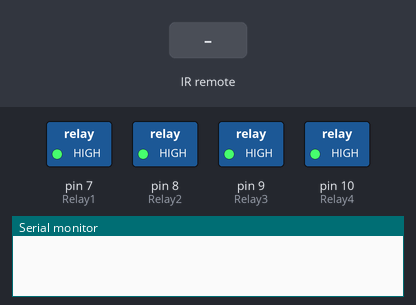
Simulated run of this sketch. Board: Arduino Uno, built with avr-gcc and run on an emulated ATmega328P. On the bench: switched loads named in the sketch (green lamp = pin HIGH), the last lines printed to the serial monitor. Dashed ring = blinking. The inputs (shaded band) are chosen by the test bench.

Above: at 1.2 s.
1.3 s: infrared code 0x14EB58A7 received
At 1.49 s:
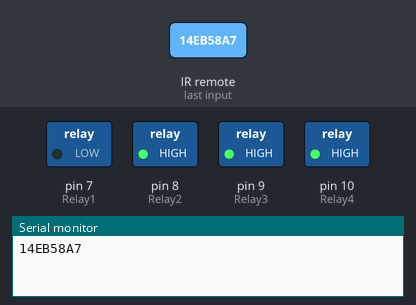
4.3 s: infrared code 0x14EB8877 received
At 4.55 s:
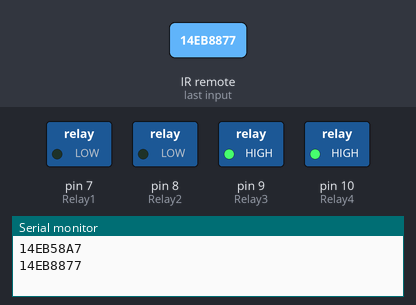
7.3 s: infrared code 0x14EB906F received
At 7.56 s:
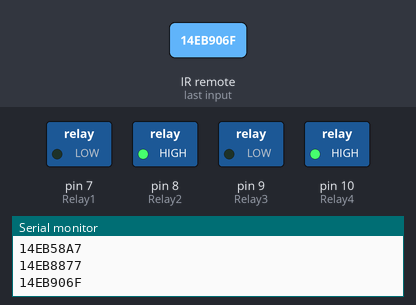
10.3 s: infrared code 0x14EBD827 received
At 10.5 s:
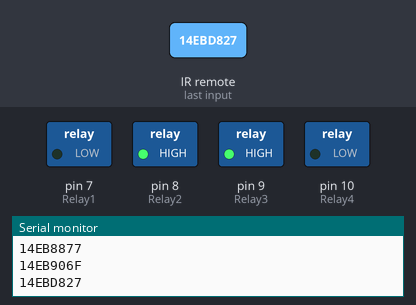
13.3 s: infrared code 0x14EB58A7 received
At 13.51 s:
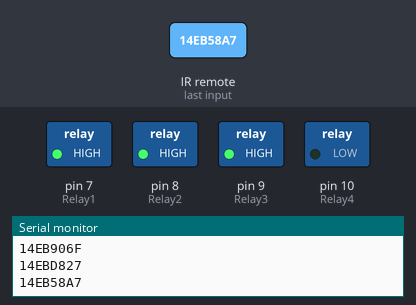
16.3 s: infrared code 0x14EB8877 received
At 16.51 s:
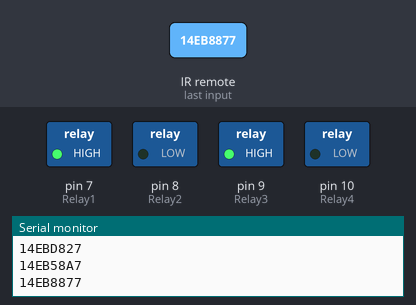
Timing chart, 0 to 20.3 s (numbered marks = the images above; inputs shaded):
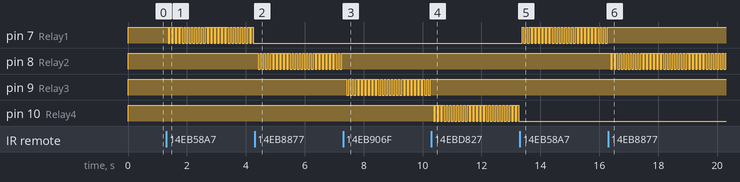

Measured:
- after the input at 1.3 s, pin 7 (Relay1): alternates HIGH for 0.06 s and LOW for 0.06 s, starting after 0.06 s
- after the input at 4.3 s, pin 7 (Relay1): stops changing and stays LOW; pin 8 (Relay2): alternates HIGH for 0.06 s and LOW for 0.06 s, starting after 0.13 s
- after the input at 7.3 s, pin 8 (Relay2): stops changing and stays HIGH; pin 9 (Relay3): alternates HIGH for 0.06 s and LOW for 0.06 s, starting after 0.13 s
- after the input at 10.3 s, pin 9 (Relay3): stops changing and stays HIGH; pin 10 (Relay4): alternates HIGH for 0.06 s and LOW for 0.06 s, starting after 0.08 s
- after the input at 13.3 s, pin 7 (Relay1): alternates HIGH for 0.06 s and LOW for 0.06 s, starting after 0.08 s; pin 10 (Relay4): stops changing and stays LOW
- after the input at 16.3 s, pin 7 (Relay1): stops changing and stays HIGH; pin 8 (Relay2): alternates HIGH for 0.06 s and LOW for 0.06 s, starting after 0.08 s

The sketch:

Remote_version_0.1.ino
```cpp
//This is First Version of the remote.
//In this I am using only simple on and off feature.

#include <IRremote.h>

int IRpin = 11;
IRrecv irrecv(IRpin);
decode_results results;
int Relay1=7;               // Initializing the pins for Relay
int Relay2=8;
int Relay3=9;
int Relay4=10;
int val1=0;                 // Inializing the variable for storing the last status of Relay_pins
int val2=0;
int val3=0;
int val4=0;
int dt=60;

void setup()
{
  Serial.begin(9600);
  irrecv.enableIRIn(); // Start the receiver
  pinMode(Relay1,OUTPUT);
  pinMode(Relay2,OUTPUT);
  pinMode(Relay3,OUTPUT);
  pinMode(Relay4,OUTPUT);
  digitalWrite(Relay1,HIGH);
  digitalWrite(Relay2,HIGH);
  digitalWrite(Relay3,HIGH);
  digitalWrite(Relay4,HIGH);
}
void loop()

{
  if (irrecv.decode(&results))
    {
     Serial.println(results.value, HEX); // Print the Serial 'results.value'
     irrecv.resume();   // Receive the next value
     delay(dt);
    }


    if(results.value==0x14EB58A7)
    {
      val1=digitalRead(Relay1);
      if(val1==0)
      {
        digitalWrite(Relay1,HIGH);
        val1=1;
        delay(dt);
      }
      else
      {
      digitalWrite(Relay1,LOW);
      val1=0;
      delay(dt);
      }
    }


     if(results.value==0x14EB8877)
    {
      val1=digitalRead(Relay2);
      if(val2==0)
      {
        digitalWrite(Relay2,HIGH);
        val2=1;
        delay(dt);
      }
       else
      {
      digitalWrite(Relay2,LOW);
      val2=0;
      delay(dt);
      }
    }


     if(results.value==0x14EB906F)
    {
      val1=digitalRead(Relay3);
      if(val3==0)
      {
        digitalWrite(Relay3,HIGH);
        val3=1;
        delay(dt);
      }
       else
      {
      digitalWrite(Relay3,LOW);
      val3=0;
      delay(dt);
      }
    }


     if(results.value==0x14EBD827)
    {
      val4=digitalRead(Relay4);
      if(val4==0)
      {
        digitalWrite(Relay4,HIGH);
        val4=1;
        delay(dt);
      }
       else
      {
        digitalWrite(Relay4,LOW);
        val4=0;
        delay(dt);
      }
    }

}
```
